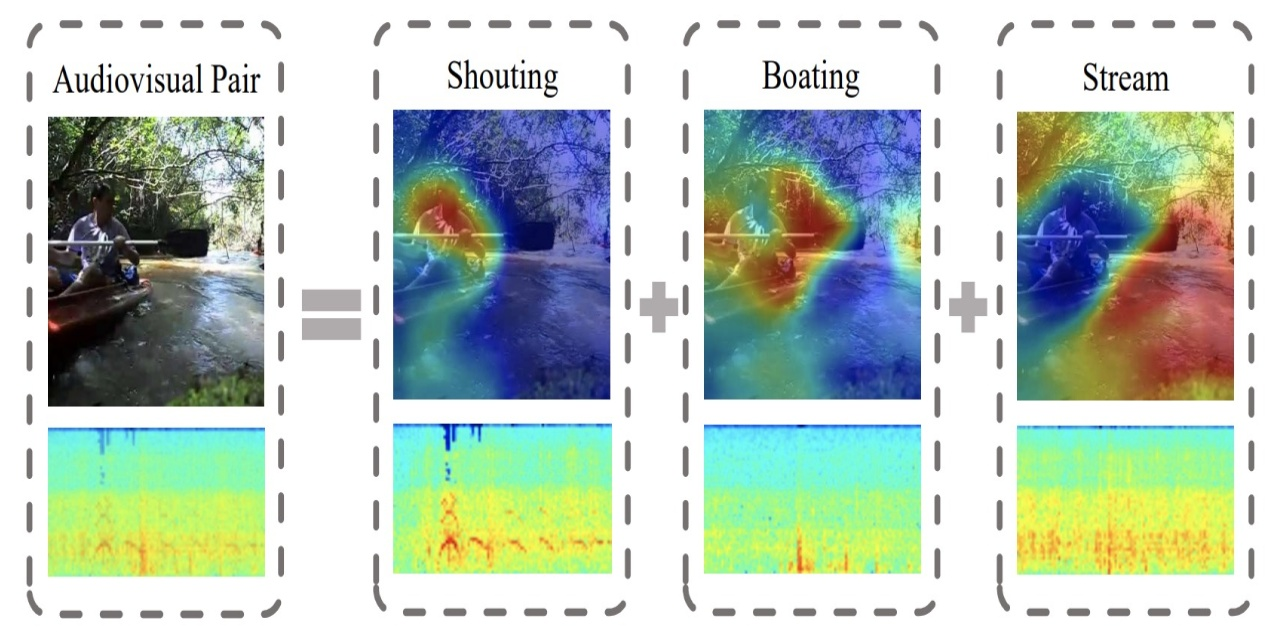
#> input picture content/publication/A Two-Stage Framework for Multiple Sound-Source Localization/featured.jpg, 1284 x 638 px; its folder holds only this picture in this run
$ python resize.py
#> lines starting #> are read from the running program, lines starting #| are printed output that depends on the picture
import cv2
import os

content = "content/publication"

def resize(img):
    H, W = img.shape[0], img.shape[1]
    H = H + 4
    W = 2 * H + 4
    return W, H
for _, pub, _ in os.walk(content): break

for p in pub:
    for _, _, files in os.walk(f"{content}/{p}"): break
    img_name = None
    for f in files: img_name = f if f.startswith("featured") else img_name
    img = f"{content}/{p}/{img_name}"
    img = cv2.imread(img)
#> img is the input picture: shape (638, 1284, 3); mean B, G, R 188.3, 201.3, 186.4
    W, H = resize(img)
#> W = 1288; H = 642
    img = cv2.resize(img, (W, H), interpolation=cv2.INTER_AREA)
#> img: shape (642, 1288, 3)
    img = img[2:-2, 2:-2]  # 裁掉边上的一点, 避免出现黑边
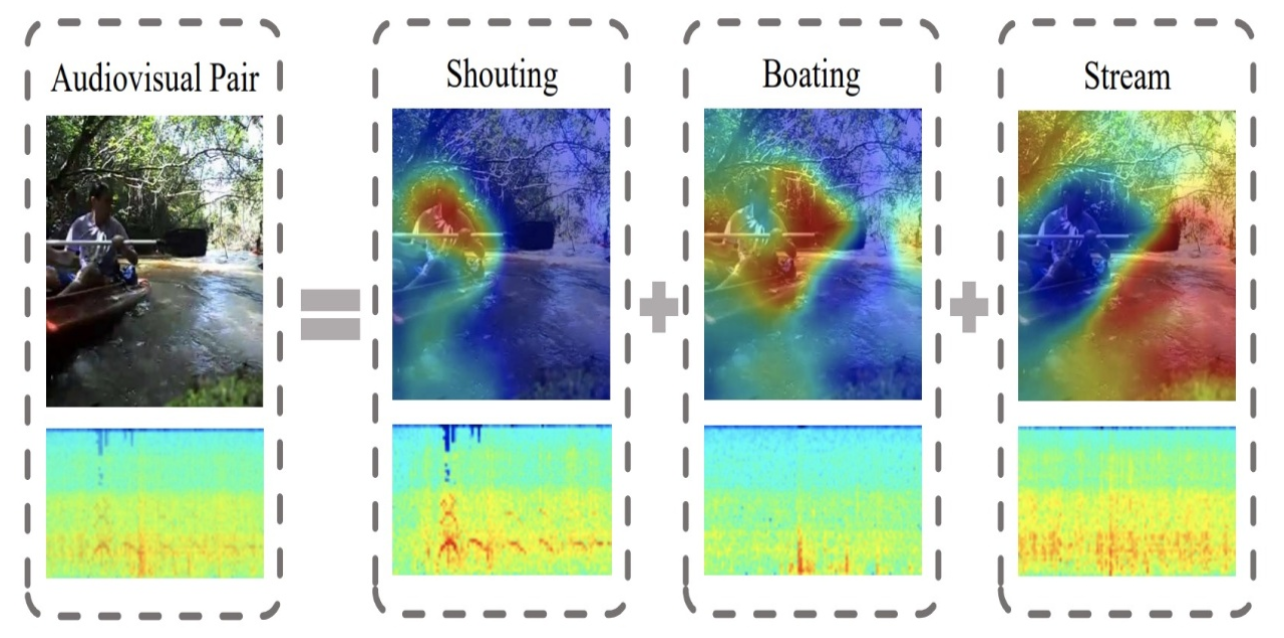
#> img: shape (638, 1284, 3); mean B, G, R 187.6, 200.7, 185.7
    cv2.imwrite(f"{content}/{p}/{img_name}", img)
    print("[img:", p, "]:", H, ",", W, ", 3")
#| [img: A Two-Stage Framework for Multiple Sound-Source Localization ]: 642 , 1288 , 3
#> pass 2 of the loop `for p in pub:`:
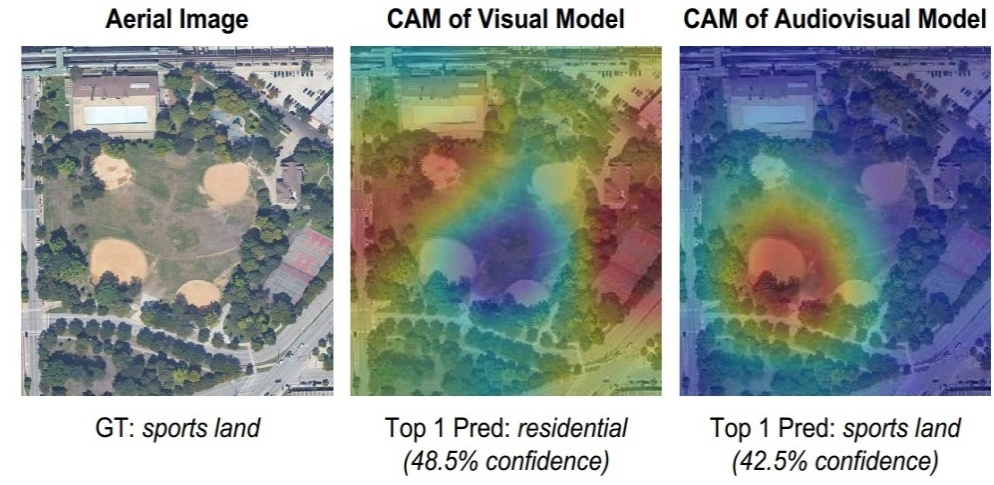
#> input picture content/publication/Cross-Task Transfer for Geotagged Audiovisual Aerial Scene Recognition/featured.jpg, 994 x 485 px
#> img is the input picture: shape (485, 994, 3); mean B, G, R 155.9, 156.7, 149.8
#> `W, H = resize(img)`: W = 982; H = 489
#> `img = img[2:-2, 2:-2]`:
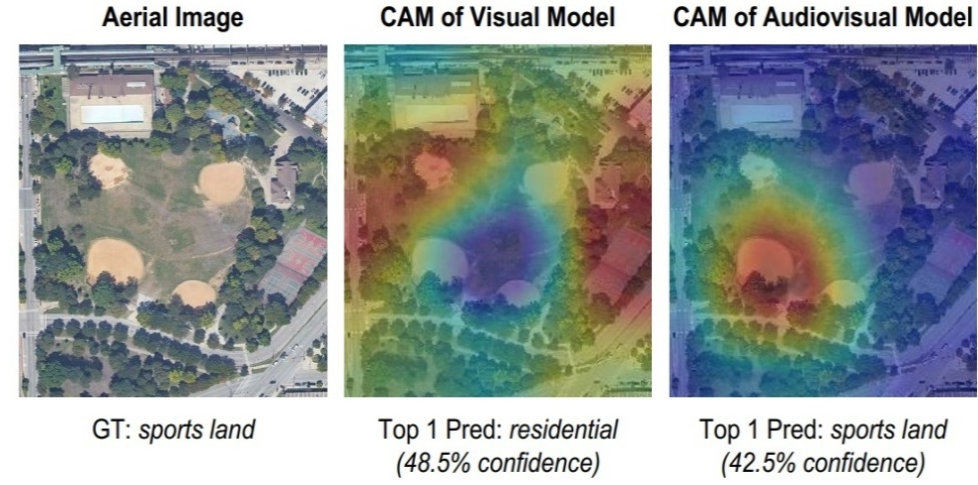
#> img: shape (485, 978, 3); mean B, G, R 154.6, 155.4, 148.4
#| [img: Cross-Task Transfer for Geotagged Audiovisual Aerial Scene Recognition ]: 489 , 982 , 3
#> pass 3 of the loop `for p in pub:`:
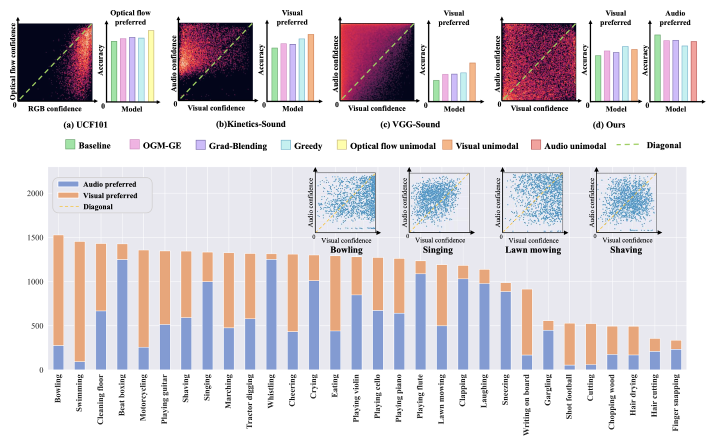
#> input picture content/publication/Balanced Audiovisual Dataset for Imbalance Analysis/featured.png, 1418 x 890 px (shown at 1/2 size)
#> img is the input picture: shape (890, 1418, 3); mean B, G, R 217.8, 212.4, 217.9
#> `W, H = resize(img)`: W = 1792; H = 894
#> `img = cv2.resize(img, (W, H), interpolation=cv2.INTER_AREA)`:
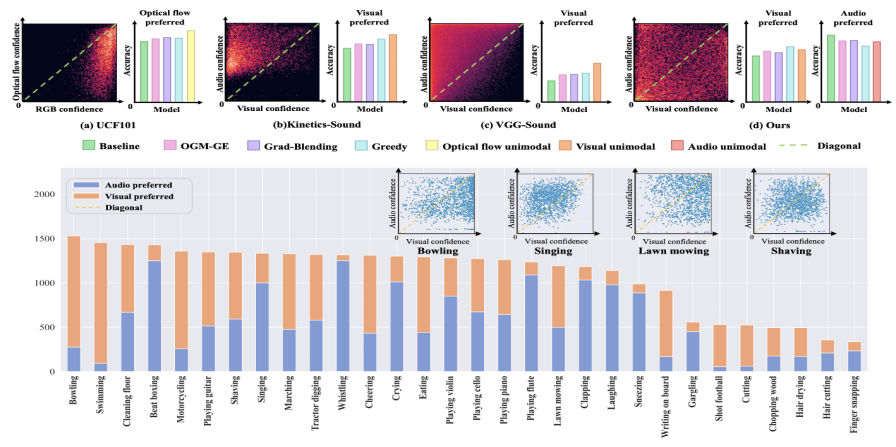
#> img: shape (894, 1792, 3) (shown at 1/2 size); mean B, G, R 217.7, 212.4, 217.8
#> `img = img[2:-2, 2:-2]`:
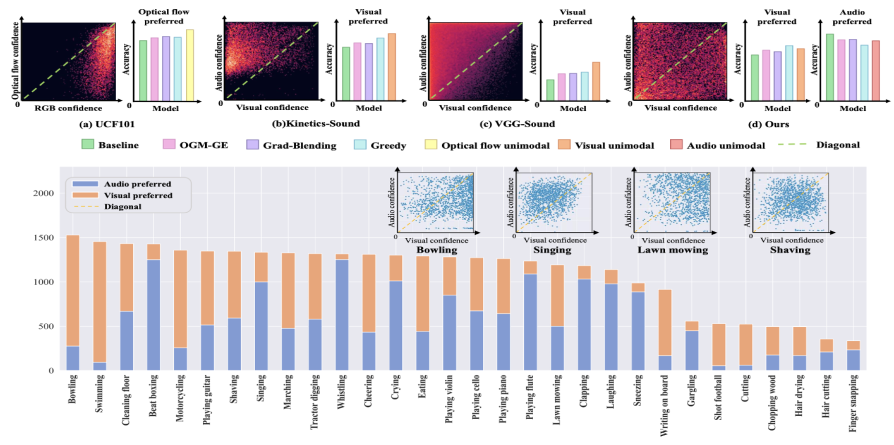
#> img: shape (890, 1788, 3) (shown at 1/2 size); mean B, G, R 217.5, 212.1, 217.6
#| [img: Balanced Audiovisual Dataset for Imbalance Analysis ]: 894 , 1792 , 3
#> the loop made 4 passes; the first 3 are shown
